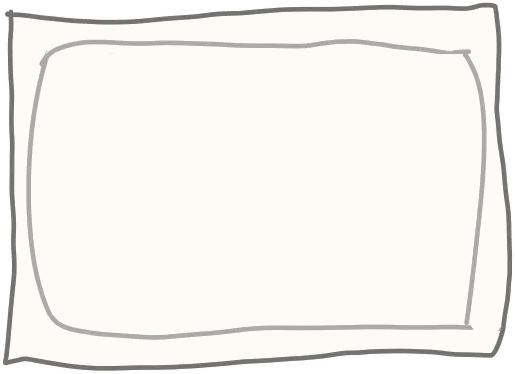
#> input picture ui/window.png, 515 x 374 px
$ python -i skin_window.py   (imports and definitions only)
#> lines starting #> are read from the running program, lines starting #| are printed output that depends on the picture
#> further down, picture is the input picture: PIL image 515x374 RGBA; mean R, G, B, A 229.8, 228, 223.4, 226
"""Окно выбора скинов для pen_overlay.pyw: рисованное, без системной рамки.

Окно - слой с попиксельной прозрачностью (UpdateLayeredWindow), кадр рисует Pillow, поэтому форма
окна - это форма вашей нарисованной рамки. Ресурсы лежат в папке ui/ (их делает build_ui_assets.py).

Модуль состоит из двух частей:
  * SkinUI     - чистый Pillow: геометрия, отрисовка кадра, поиск элемента под курсором (без Windows API);
  * SkinWindow - Win32: само окно, мышь, перетаскивание, Drag&Drop PNG, сворачивание/разворачивание.
"""
import ctypes
import json
import os
import random
import sys
import threading
import traceback
from ctypes import wintypes as wt

from PIL import Image, ImageDraw, ImageFont

# ------------------------------ внешний вид ------------------------------
FONT_FILE = "PenHand.ttf"
FALLBACK_FONTS = ("segoeui.ttf", "arial.ttf", "tahoma.ttf", "DejaVuSans.ttf")   # для символов, которых нет в PenHand
# символы, которые есть в PenHand.ttf (кириллицы и многих знаков там нет)
PENHAND_CHARS = set(" !'()+,-./0123456789:;?ABCDEFGHIJKLMNOPQRSTUVWXYZ_abcdefghijklmnopqrstuvwxyz\u00a0")

NAME_SIZE = 15              # размер названия скина (в пикселях при масштабе 1:1)
BUTTON_SIZE = 19            # размер надписи Delete
HINT_SIZE = 16              # подсказка/статус в шапке
INK = (58, 58, 58, 255)               # обычный цвет текста
INK_SELECTED = (150, 40, 150, 255)    # название выбранного скина
INK_HOVER = (205, 45, 45, 255)        # Delete при наведении
INK_DISABLED = (165, 165, 165, 255)
LILAC = (215, 99, 213)                # цвет выбранной ячейки (как на макете)
SELECT_FILL_ALPHA = 70
HOVER_FILL_ALPHA = 28
OUTLINE_GAIN = {"normal": 1.0, "hover": 1.7, "selected": 2.6}
OUTLINE_TINT_SELECTED = (170, 45, 170)
STATUS_SECONDS = 3.5
MAX_SCALE = 3.0


# ============================== ЧАСТЬ 1: Pillow ==============================

# [25 lines left out: functions rgba_resize, nine_slice, not called in this run]


def tint(img, rgb=None, gain=1.0):
    """Копия картинки с изменённой непрозрачностью (gain) и, при желании, другим цветом."""
#> called with gain = 1
    r, g, b, a = img.split()
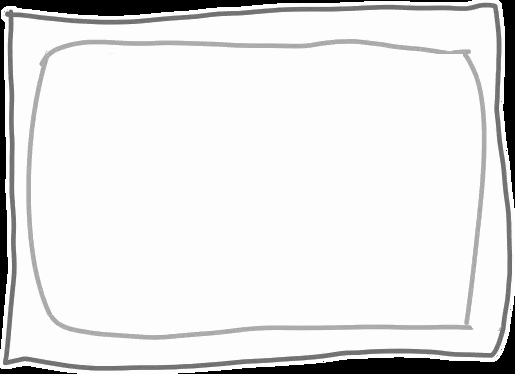
#> r: PIL image 515x374 L; min 0, max 253, mean 229.8
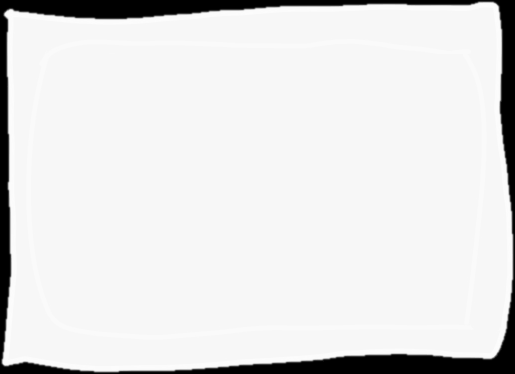
#> a: PIL image 515x374 L; min 0, max 252, mean 226
    a = a.point(lambda v: min(255, int(v * gain + 0.5)))
    if rgb is not None:
        r, g, b = (Image.new("L", img.size, c) for c in rgb)
    return Image.merge("RGBA", (r, g, b, a))


class FontSet:
    """PenHand для всего, что в нём есть; остальные символы - из запасного шрифта."""

    # [36 lines left out: functions __init__, font, runs, not called in this run]

    def width(self, text, size):
        return sum(f.getlength(t) for f, t in self.runs(text, size))

    # [26 lines left out: functions fit, draw, not called in this run]


class SkinUI:
    """Геометрия и картинка окна. Не знает про Windows."""

    # [19 lines left out: function __init__, not called in this run]

    # ---------- размеры ----------
    def px(self, v):
        return int(round(v * self.u))

    def base_size(self):
        return self.px(self.bw), self.px(self.bh)

    # [234 lines left out: functions geometry, cell_rect, hit, assign_outlines, outline, frame and 5 more, not called in this run]


# ============================== ЧАСТЬ 2: Windows ==============================

if sys.platform == "win32":
    user32 = ctypes.WinDLL("user32", use_last_error=True)
    gdi32 = ctypes.WinDLL("gdi32", use_last_error=True)
    shell32 = ctypes.WinDLL("shell32", use_last_error=True)
    kernel32 = ctypes.WinDLL("kernel32", use_last_error=True)

    LRESULT = ctypes.c_ssize_t
    WNDPROC = ctypes.WINFUNCTYPE(LRESULT, wt.HWND, wt.UINT, wt.WPARAM, wt.LPARAM)
    P = ctypes.POINTER

    class WNDCLASSW(ctypes.Structure):
        _fields_ = [("style", wt.UINT), ("lpfnWndProc", WNDPROC), ("cbClsExtra", ctypes.c_int),
                    ("cbWndExtra", ctypes.c_int), ("hInstance", wt.HANDLE), ("hIcon", wt.HANDLE),
                    ("hCursor", wt.HANDLE), ("hbrBackground", wt.HANDLE), ("lpszMenuName", wt.LPCWSTR),
                    ("lpszClassName", wt.LPCWSTR)]

    class BITMAPINFOHEADER(ctypes.Structure):
        _fields_ = [("biSize", wt.DWORD), ("biWidth", wt.LONG), ("biHeight", wt.LONG),
                    ("biPlanes", wt.WORD), ("biBitCount", wt.WORD), ("biCompression", wt.DWORD),
                    ("biSizeImage", wt.DWORD), ("biXPelsPerMeter", wt.LONG),
                    ("biYPelsPerMeter", wt.LONG), ("biClrUsed", wt.DWORD), ("biClrImportant", wt.DWORD)]

    class BLENDFUNCTION(ctypes.Structure):
        _fields_ = [("BlendOp", ctypes.c_ubyte), ("BlendFlags", ctypes.c_ubyte),
                    ("SourceConstantAlpha", ctypes.c_ubyte), ("AlphaFormat", ctypes.c_ubyte)]

    class TRACKMOUSEEVENT(ctypes.Structure):
        _fields_ = [("cbSize", wt.DWORD), ("dwFlags", wt.DWORD), ("hwndTrack", wt.HWND),
                    ("dwHoverTime", wt.DWORD)]

    class MONITORINFO(ctypes.Structure):
        _fields_ = [("cbSize", wt.DWORD), ("rcMonitor", wt.RECT), ("rcWork", wt.RECT), ("dwFlags", wt.DWORD)]

    # [5 lines left out: function _api, not called in this run]

    V = ctypes.c_void_p
    RegisterClassW = _api(user32, "RegisterClassW", wt.ATOM, P(WNDCLASSW))
    CreateWindowExW = _api(user32, "CreateWindowExW", wt.HWND, wt.DWORD, wt.LPCWSTR, wt.LPCWSTR, wt.DWORD,
                           ctypes.c_int, ctypes.c_int, ctypes.c_int, ctypes.c_int,
                           wt.HWND, wt.HANDLE, wt.HANDLE, V)
    DefWindowProcW = _api(user32, "DefWindowProcW", LRESULT, wt.HWND, wt.UINT, wt.WPARAM, wt.LPARAM)
    DestroyWindow = _api(user32, "DestroyWindow", wt.BOOL, wt.HWND)
    ShowWindow = _api(user32, "ShowWindow", wt.BOOL, wt.HWND, ctypes.c_int)
    GetWindowRect = _api(user32, "GetWindowRect", wt.BOOL, wt.HWND, P(wt.RECT))
    UpdateLayeredWindow = _api(user32, "UpdateLayeredWindow", wt.BOOL, wt.HWND, wt.HANDLE, P(wt.POINT),
                               P(wt.SIZE), wt.HANDLE, P(wt.POINT), wt.DWORD, P(BLENDFUNCTION), wt.DWORD)
    GetDC = _api(user32, "GetDC", wt.HANDLE, wt.HWND)
    ReleaseDC = _api(user32, "ReleaseDC", ctypes.c_int, wt.HWND, wt.HANDLE)
    SetCapture = _api(user32, "SetCapture", wt.HWND, wt.HWND)
    ReleaseCapture = _api(user32, "ReleaseCapture", wt.BOOL)
    TrackMouseEvent = _api(user32, "TrackMouseEvent", wt.BOOL, P(TRACKMOUSEEVENT))
    SetTimer = _api(user32, "SetTimer", ctypes.c_size_t, wt.HWND, ctypes.c_size_t, wt.UINT, V)
    KillTimer = _api(user32, "KillTimer", wt.BOOL, wt.HWND, ctypes.c_size_t)
    SetForegroundWindow = _api(user32, "SetForegroundWindow", wt.BOOL, wt.HWND)
    LoadCursorW = _api(user32, "LoadCursorW", wt.HANDLE, wt.HANDLE, V)
    SetCursor = _api(user32, "SetCursor", wt.HANDLE, wt.HANDLE)
    MonitorFromWindow = _api(user32, "MonitorFromWindow", wt.HANDLE, wt.HWND, wt.DWORD)
    MonitorFromPoint = _api(user32, "MonitorFromPoint", wt.HANDLE, wt.POINT, wt.DWORD)
    GetMonitorInfoW = _api(user32, "GetMonitorInfoW", wt.BOOL, wt.HANDLE, P(MONITORINFO))
    GetCursorPos = _api(user32, "GetCursorPos", wt.BOOL, P(wt.POINT))
    GetModuleHandleW = _api(kernel32, "GetModuleHandleW", wt.HANDLE, wt.LPCWSTR)
    CreateCompatibleDC = _api(gdi32, "CreateCompatibleDC", wt.HANDLE, wt.HANDLE)
    CreateDIBSection = _api(gdi32, "CreateDIBSection", wt.HANDLE, wt.HANDLE, V, wt.UINT, P(V), wt.HANDLE, wt.DWORD)
    SelectObject = _api(gdi32, "SelectObject", wt.HANDLE, wt.HANDLE, wt.HANDLE)
    DeleteObject = _api(gdi32, "DeleteObject", wt.BOOL, wt.HANDLE)
    DeleteDC = _api(gdi32, "DeleteDC", wt.BOOL, wt.HANDLE)
    DragQueryFileW = _api(shell32, "DragQueryFileW", wt.UINT, wt.HANDLE, wt.UINT, wt.LPWSTR, wt.UINT)
    DragFinish = _api(shell32, "DragFinish", None, wt.HANDLE)
    PostMessageW = _api(user32, "PostMessageW", wt.BOOL, wt.HWND, wt.UINT, wt.WPARAM, wt.LPARAM)

    WM_DESTROY, WM_CLOSE, WM_NCHITTEST, WM_SETCURSOR = 0x0002, 0x0010, 0x0084, 0x0020
    WM_KEYDOWN, WM_TIMER, WM_MOUSEMOVE, WM_LBUTTONDOWN, WM_LBUTTONUP = 0x0100, 0x0113, 0x0200, 0x0201, 0x0202
    WM_MOUSEWHEEL, WM_MOUSELEAVE, WM_DROPFILES, WM_CAPTURECHANGED = 0x020A, 0x02A3, 0x0233, 0x0215
    WS_POPUP, WS_MINIMIZEBOX, WS_SYSMENU = 0x80000000, 0x00020000, 0x00080000
    WS_EX_LAYERED, WS_EX_ACCEPTFILES = 0x00080000, 0x10
    HTCLIENT, HTCAPTION = 1, 2
    SW_SHOW, SW_MINIMIZE, SW_RESTORE = 5, 6, 9
    ULW_ALPHA = 2
    TME_LEAVE = 2
    TIMER_STATUS = 1
    WM_FRAME = 0x8001                   # WM_APP + 1: фоновый поток дорисовал кадр
    IDC_ARROW, IDC_HAND = 32512, 32649
    CLASS_NAME = "PenOverlaySkins"
    _class_registered = False
    _wndproc_ref = None
    _windows = {}                       # hwnd -> SkinWindow

    def _s16(v):
        return ctypes.c_short(v & 0xFFFF).value

    # [11 lines left out: function _dispatch, not called in this run]

    class SkinWindow:
        """Окно скинов. hooks - объект с методами:
            list_skins() -> [(название, ключ)]     skin_path(ключ) -> путь к PNG
            current_key() -> ключ активного скина   select(ключ)   - применить скин
            delete(ключ) -> (успех, сообщение)      add(путь) -> ключ или None
            closed()                                - окно закрыто
        """

        # [53 lines left out: function __init__, not called in this run]

        # ---------- публичное ----------
        @property
        def alive(self):
            return bool(self.hwnd) and self.hwnd in _windows

        # [4 lines left out: function show, not called in this run]

        def destroy(self):
            if self.alive:
                DestroyWindow(self.hwnd)

        # [110 lines left out: functions refresh, set_status, redraw, _render_loop, _show_ready_frame, _make_buffer and 4 more, not called in this run]

        # ---------- прокрутка и действия ----------
        def _geo(self):
            return self.ui.geometry(self.size[0], self.size[1], len(self.st["items"]), self.st["scroll"])

        def _clamp_scroll(self):
            self.st["scroll"] = max(0.0, min(self.st["scroll"], self._geo()["max_scroll"]))

        # [195 lines left out: functions _scroll_by, _hit_cursor, _toggle_max, _activate, _on_drop, _scroll_to and 1 more, not called in this run]

>>> from PIL import Image
>>> picture = Image.open('ui/window.png')
>>> result = tint(picture)

$ run again, on ui/cell_1.png
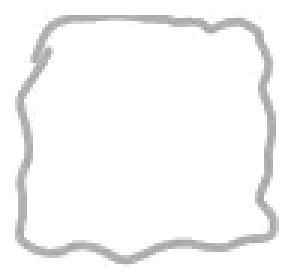
#> input picture ui/cell_1.png, 98 x 93 px (shown 3 times larger)
#> picture is the input picture: PIL image 98x93 RGBA; mean R, G, B, A 223.7, 223.7, 223.7, 7.9
#> in tint, `r, g, b, a = img.split()`:
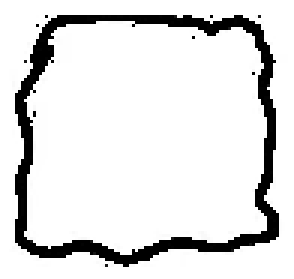
#> r: PIL image 98x93 L (shown 3 times larger); min 0, max 255, mean 223.7
#> in tint, `r, g, b, a = img.split()`:
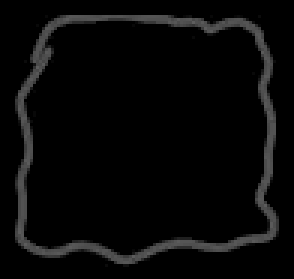
#> a: PIL image 98x93 L (shown 3 times larger); min 0, max 94, mean 7.9

$ run again, on ui/cell_2.png
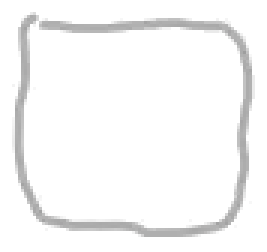
#> input picture ui/cell_2.png, 89 x 84 px (shown 3 times larger)
#> picture is the input picture: PIL image 89x84 RGBA; mean R, G, B, A 221.6, 221.5, 221.6, 8.3
#> in tint, `r, g, b, a = img.split()`:
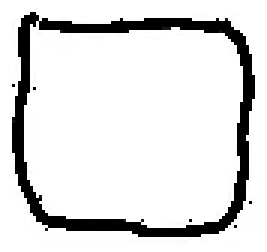
#> r: PIL image 89x84 L (shown 3 times larger); min 0, max 255, mean 221.6
#> in tint, `r, g, b, a = img.split()`:
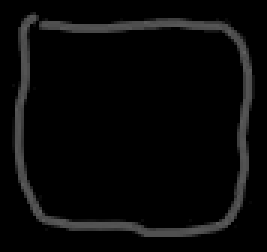
#> a: PIL image 89x84 L (shown 3 times larger); min 0, max 97, mean 8.3

$ run again, on ui/cell_3.png
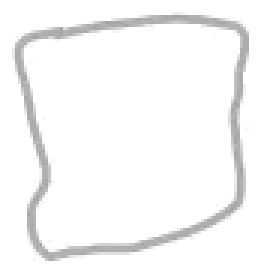
#> input picture ui/cell_3.png, 88 x 92 px (shown 3 times larger)
#> picture is the input picture: PIL image 88x92 RGBA; mean R, G, B, A 221.9, 221.8, 221.9, 8.1
#> in tint, `r, g, b, a = img.split()`:
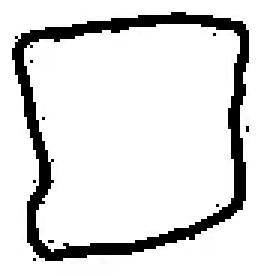
#> r: PIL image 88x92 L (shown 3 times larger); min 0, max 255, mean 221.9
#> in tint, `r, g, b, a = img.split()`:
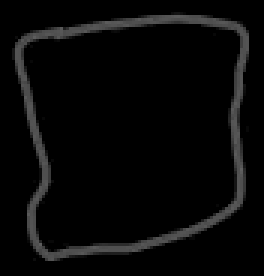
#> a: PIL image 88x92 L (shown 3 times larger); min 0, max 96, mean 8.1
